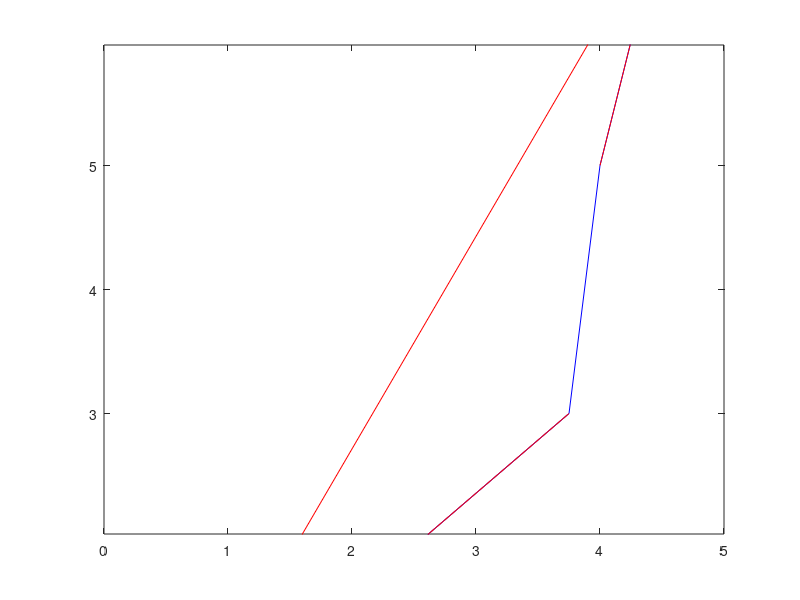

Here is the MATLAB script that generated this plot: (Note: this script raises an error after producing the figure.)
%%Path plotting
clear all
close all

% test_cones = [5,-3;5,2;3,7;-2,7;-5,4;-5,-2;-3,-4;2,-4]';
test_cones = [1,1;2,1.5;3.75,3;4,5;4.5,7]';
test_cones(3,:) = zeros(1,length(test_cones));
shuffled_cones = test_cones(:,randperm(length(test_cones)));
neato_origin = [.5;1.25;0];
neato_orientation = [1;0;0];

figure
plot(test_cones(1,:),test_cones(2,:),'b-');
hold on
plot(shuffled_cones(1,:),shuffled_cones(2,:),'r-');
plot(neato_origin(1),neato_origin(2),'gs');
quiver(neato_origin(1),neato_origin(2),neato_orientation(1),neato_orientation(2),'AutoScale','off');
hold off
xlim([0,5])
axis equal
%% 

[~,closest_indx] = min(vecnorm(shuffled_cones-neato_origin));
ordered_cones(:,1) = shuffled_cones(:,closest_indx);
shuffled_cones = remove(ordered_cones(:,1),shuffled_cones);
ordered_cones(:,2) = next_cone(neato_origin,neato_orientation,shuffled_cones);
shuffled_cones = remove(ordered_cones(:,2),shuffled_cones);
ordered_cones(:,3) = next_cone(ordered_cones(:,2),ordered_cones(:,2)-ordered_cones(:,1),shuffled_cones);

% [next_pos,pos_vector] = generate_paths(ordered_cones);
% figure
% plot(test_cones(1,:),test_cones(2,:),'b-');
% hold on
% plot(shuffled_cones(1,:),shuffled_cones(2,:),'r-');
% plot(neato_origin(1),neato_origin(2),'gs');
% quiver(neato_origin(1),neato_origin(2),neato_orientation(1),neato_orientation(2),'AutoScale','off');
% plot(next_pos(1),next_pos(2),'ks');
% quiver(neato_origin(1),neato_origin(2),next_pos(1)-neato_origin(1),next_pos(2)-neato_origin(2),'AutoScale','off');
% hold off
% xlim([0,5])
% axis equal

k = cross(neato_orientation,next_pos-neato_origin);
angle3d = sign(k)*atan2d(norm(k),dot(neato_orientation,next_pos-neato_origin));
angle = angle3d(3);

forward = norm(next_pos-neato_origin);

%[func_points,func_paths] = generate_paths(test_cones);
% figure
% plot(test_cones(1,:),test_cones(2,:),'o');
% hold on
% plot(func_points(1,:),func_points(2,:),'s');
% quiver(func_points(1,1:length(func_paths)),func_points(2,1:length(func_paths)),func_paths(1,:),func_paths(2,:),'Color','r','LineStyle','--','AutoScale','off')
% hold off
% axis equal
%%
function [points,paths] = generate_paths(cones)
    vector = diff(cones,1,2);
    norm_vector = vector./vecnorm(vector);
    
    for i = 1:size(norm_vector,2)-1
        angle_between(i) = acosd(dot(norm_vector(:,i),norm_vector(:,i+1)));
        midangle(i) = 90+(angle_between(i)/2);
    end
    
    for j = 1:size(midangle,2)
        rot = [cosd(midangle(j)) -sind(midangle(j)) 0; sind(midangle(j)) cosd(midangle(j)) 0; 0 0 0];
        offset_dir(:,j) = rot*norm_vector(:,j);
        points(:,j) = offset_dir(:,j)+cones(:,j+1);
    end
   
    paths = diff(points,1,2);
end

function coneless = remove(cone,dataset)
    [~,indx] = max(sum(dataset==cone));
    dataset(:,indx) = []; 
    coneless = dataset;
end

function next = next_cone(origin,orientation,cones)
    vectors = cones-origin;
    distances = vecnorm(vectors);
    closest_indices = distances < 3;
    closest_cones = cones(:,closest_indices);
    closest_vectors = vectors(:,closest_indices);
    dot_length = 0;
    for i = 1:size(closest_vectors,2)
        if dot(closest_vectors(:,i),orientation) > dot_length
            dot_length = dot(closest_vectors(:,i),orientation);
            cone = closest_cones(:,i);
        end
    end
    next=cone;
end
